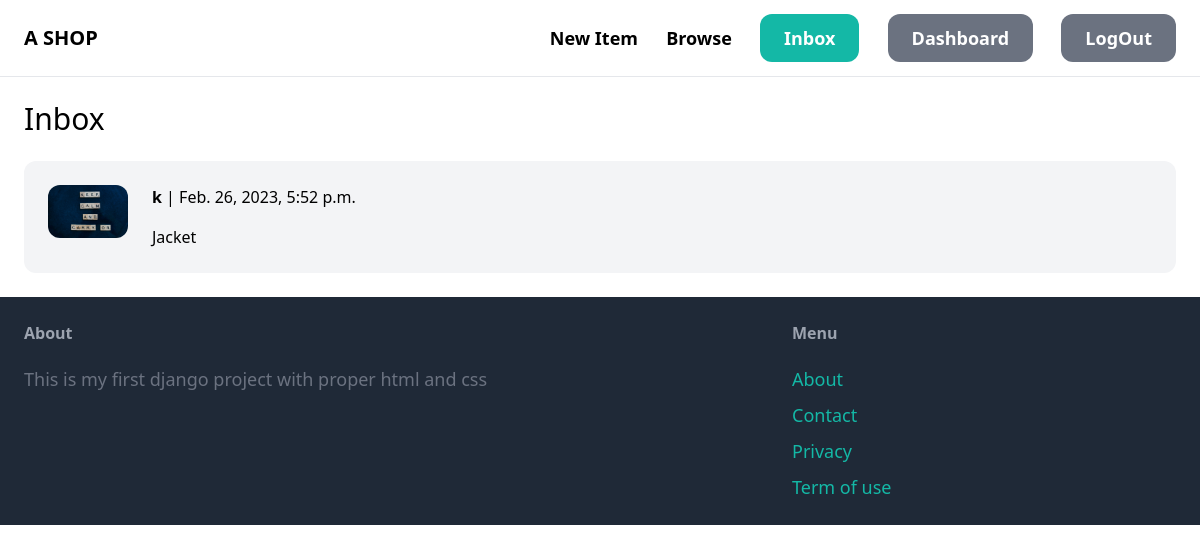
The app's page /inbox/ (signed in), older data.
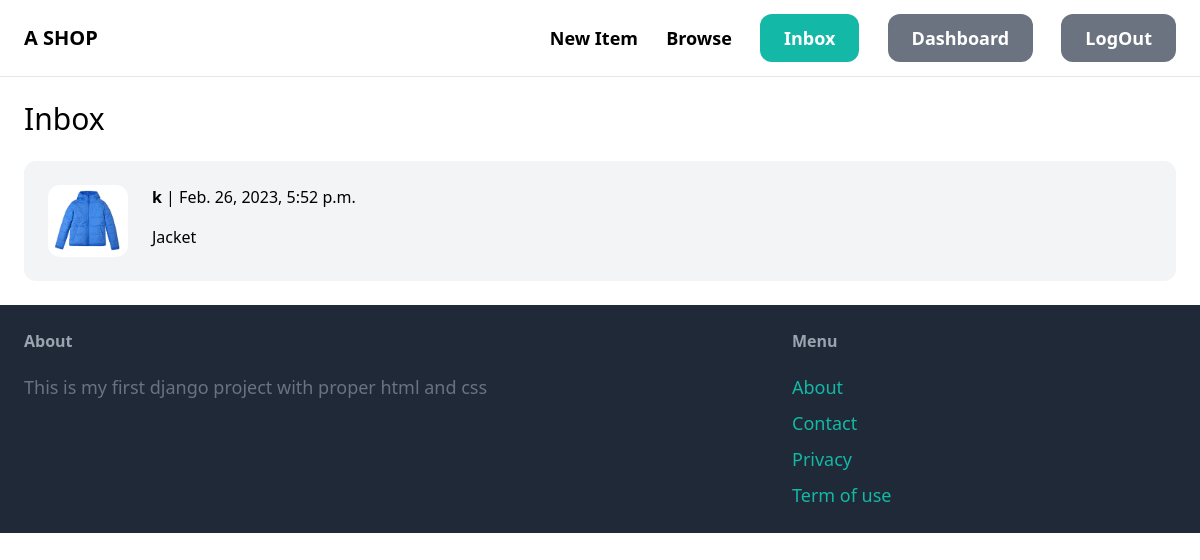
The same page, newer data.
### conversation/models.py (models this page shows)
class Conversation(models.Model):
    item= models.ForeignKey(Item, related_name='conversations', on_delete=models.CASCADE)
    members = models.ManyToManyField(User, related_name='conversations')
    created_at = models.DateTimeField(auto_now_add=True)
    modified_at = models.DateTimeField(auto_now=True)
    class Meta:
        ordering= ('-modified_at',)

### item/models.py (models this page shows, shortened)
class Item(models.Model):
    category=models.ForeignKey(Category,related_name='items',on_delete=models.CASCADE)
    name= models.CharField(max_length=255)
    description = models.TextField(blank=True,null=True)
    price= models.FloatField()
    image= models.ImageField(upload_to='item_images', blank=True,null=True)
    is_sold = models.BooleanField(default=False)
    created_by= models.ForeignKey(User, related_name='items',on_delete=models.CASCADE)
    created_at = models.DateTimeField(auto_now_add=True)

### conversation/views.py (the view)
# urls.py: path('',views.inbox,name="inbox"),
@login_required
def inbox(request):
    conversations = Conversation.objects.filter(members__in=[request.user.id])
    return render(request, 'conversation/inbox.html',{
        'conversations':conversations
    })

### conversation/templates/conversation/inbox.html (shortened to what this page needs)
{% extends 'core/base.html' %}
{% block content %}
<h1 class="mb-6 text-3xl">Inbox</h1>
<div class="space-y-6">
    {% for conversation in conversations %}
        <a href="{% url 'conversation:detail' conversation.id %}">
            <div class="p-6 flex bg-gray-100 rounded-xl">
                <div class="pr-6">
                    <img src="{{ conversation.item.image.url }}" class="w-20 rounded-xl">
                </div>
                <div>
                    {% for member in conversation.members.all %}
                        {% if member != request.user %}
                            <p class="mb-4"><strong>{{ member.username }}</strong> | {{ conversation.modified_at }}</p>
                            <p>{{ conversation.item.name }}</p>
                        {% endif %}
                    {% endfor %}
                </div>
            </div>
        </a>
    {% endfor %}
</div>
{% endblock %}

Row changes from the older to the newer data that the page shows:
changed through a linked row, Conversation "Jacket": item.image: a different picture
